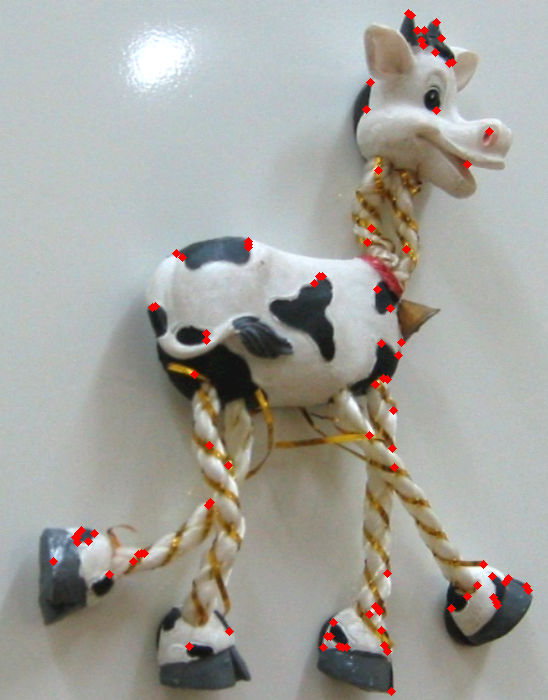
//> input picture harris/images/output/1/original.png, 548 x 700 px, given in place of harris_demo_1.png, which was not available
$ ./harris_demo   (built with g++ and OpenCV 4)
//> lines starting //> are read from the running program, lines starting //| are printed output that depends on the picture; pictures that were not available may be replaced by others from this repository, and a replacement may not be noted
//C++
#include <cmath>
#include <chrono>
#include <vector>
#include <cstdlib>
#include <iostream>
// opencv
#include <opencv2/core.hpp>
#include <opencv2/highgui.hpp>
#include <opencv2/imgproc.hpp>
// Eigen3
#include <Eigen/Core>
#include <Eigen/Dense>


namespace {
    // [12 lines left out: functions run, cv_info, not called in this run]

    void cv_show(const cv::Mat& one_image, const char* info="") {
        cv::imshow(info, one_image);
        cv::waitKey(0);
        cv::destroyAllWindows();
    }

    // [12 lines left out: functions make_pad, cv_concat, not called in this run]

    bool cv_write(const cv::Mat& source, const std::string save_path) {
        return cv::imwrite(save_path, source, std::vector<int>({cv::IMWRITE_PNG_COMPRESSION, 0}));
    }

    template<typename T>
    // [6 lines left out: function toint8, not called in this run]

    cv::Mat get_rotated(const cv::Mat& source, const int angle, const cv::Size& _size, const cv::Point2f& center) {
        cv::Mat rotated_image;
        cv::Mat rot_mat = cv::getRotationMatrix2D(center, angle, 1.0);
        cv::warpAffine(source, rotated_image, rot_mat, _size, cv::INTER_LINEAR);
        return rotated_image;
    }

    cv::Mat my_rotate(const cv::Mat& source) {
        const int H = source.rows;
        const int W = source.cols;
        cv::Mat res(W, H, CV_8UC3);
        for(int i = 0;i < H; ++i) {
            for(int j = 0;j < W; ++j) {
                res.at<cv::Vec3b>(W - 1 - j, i)[0] = source.at<cv::Vec3b>(i, j)[0];
                res.at<cv::Vec3b>(W - 1 - j, i)[1] = source.at<cv::Vec3b>(i, j)[1];
                res.at<cv::Vec3b>(W - 1 - j, i)[2] = source.at<cv::Vec3b>(i, j)[2];
            }
        }
        return res;
    }
    // 代码取自 https://blog.csdn.net/qq_34784753/article/details/69379135
    // [35 lines left out: functions generateGaussianNoise, add_gaussian_noise, not called in this run]

    // 画一下 harris 响应值的热力图, 可以参考之前何恺明去雾的那次代码
}


// 高斯模糊
// [34 lines left out: function gausssi_filter, not called in this run]


void box_filter(int* const source, double* const target, const int radius, const int H, const int W) {
    // 储存这一行的结果
    const int kernel_size = (radius << 1) + 1;
    std::vector<double> buffer(W);
    // 遍历前 kernel_size 行, 计算每一列的和
    for(int i = 0; i < kernel_size; ++i) {
        int* const row_ptr = source + i * W;
        for(int j = 0; j < W; ++j) buffer[j] += row_ptr[j];
    }
    // 计算剩下每一行的
    const int H2 = H - radius;
    const int W2 = W - 2 * radius;
    for(int i = radius;i < H2; ++i) {
        // 计算第一个位置的和
        double cur_sum = 0;
        for(int j = 0;j < kernel_size; ++j) cur_sum += buffer[j];
        // 记录这第一个位置的结果
        const int _beg = i * W + radius;
        target[_beg] = cur_sum;
        // 开始向右挪动
        for(int j = 1; j < W2; ++j) {
            cur_sum = cur_sum - buffer[j - 1] + buffer[j - 1 + kernel_size];
            target[_beg + j] = cur_sum;
        }
        // 这一行移动完毕, 换到下一行, 更新 buffer
        if(i != H2 - 1) {
            int* up_ptr = source + (i - radius) * W;
            int* down_ptr = source + (i + radius + 1) * W;
            for(int j = 0;j < W; ++j) buffer[j] = buffer[j] - up_ptr[j] + down_ptr[j];
        }
    }
    const int length = H * W;
    const int area = kernel_size * kernel_size;
    for(int i = 0;i < length; ++i) target[i] /= area;
}


// 给定图像 source, 计算 Ix^2, Iy^2, IxIy 的加权结果
std::tuple< std::vector<double>, std::vector<double>, std::vector<double> > compute_weighted_IxIy(
        const cv::Mat& source, const int radius=2, const bool use_gaussi=false) {
    // 获取图像信息
    const int H = source.rows;
    const int W = source.cols;
    const int length = H * W;
    // 先获取 x, y 两个方向上的梯度, 这里用的是 Sobel
    std::vector<int> gradients_x(length, 0);
    std::vector<int> gradients_y(length, 0);
    const int H_1 = H - 1, W_1 = W - 1;
    for(int i = 1; i < H_1; ++i) {
        const uchar* const row_ptr = source.data + i * W;
        int* const x_ptr = gradients_x.data() + i * W;
        int* const y_ptr = gradients_y.data() + i * W;
        for(int j = 1; j < W_1; ++j) {
            // 计算 Sobel 梯度
            x_ptr[j] = 2 * row_ptr[j + 1] + row_ptr[j + 1 + W] + row_ptr[j + 1 - W] - (2 * row_ptr[j - 1] + row_ptr[j - 1 + W] + row_ptr[j - 1 - W]);
            y_ptr[j] = 2 * row_ptr[j + W] + row_ptr[j + W + 1] + row_ptr[j + W - 1] - (2 * row_ptr[j - W] + row_ptr[j - W + 1] + row_ptr[j - W - 1]);
        }
    }
    // 计算 xx, yy, xy
    std::vector<int> gradients_xx(length, 0), gradients_yy(length, 0), gradients_xy(length, 0);
    for(int i = 0;i < length; ++i) gradients_xx[i] = gradients_x[i] * gradients_x[i];
    for(int i = 0;i < length; ++i) gradients_yy[i] = gradients_y[i] * gradients_y[i];
    for(int i = 0;i < length; ++i) gradients_xy[i] = gradients_x[i] * gradients_y[i];
    // 计算每一个点的加权之和, 先储存起来, 窗口函数可以是均值, 也可以是高斯加权
    std::vector<double> xx_sum(length, 0), yy_sum(length, 0), xy_sum(length, 0);
    const auto window_function = use_gaussi ? gausssi_filter : box_filter;
    window_function(gradients_xx.data(), xx_sum.data(), radius, H, W);
    window_function(gradients_yy.data(), yy_sum.data(), radius, H, W);
    window_function(gradients_xy.data(), xy_sum.data(), radius, H, W);

    return std::make_tuple(xx_sum, yy_sum, xy_sum);
}


using key_points_type = std::vector< std::tuple<double, int, int> >;
key_points_type harris_corner_detect(
        const cv::Mat& source,
        const int radius=2,
        const double alpha=0.04,
        const double threshold=1e5,
        const int point_num=-1,
        const bool use_gaussi=false) {
    if(source.channels() > 1) {
        std::cout << "只接收单通道灰度图的角点检测 !" << std::endl;
        return key_points_type();
    }
    // 获取图像信息
    const int H = source.rows;
    const int W = source.cols;
    const int length = H * W;
    // 计算 Ix, Iy, IxIy 的加权结果
    const auto gradients_info = compute_weighted_IxIy(source, radius, use_gaussi);
    // 开始计算每一个点的 harris 响应值
    std::vector<double> R(length, 0);
    const int H_radius = H - radius;
    const int W_radius = W - radius;
    for(int i = radius; i < H_radius; ++i) {
        const double* const xx = std::get<0>(gradients_info).data() + i * W;
        const double* const yy = std::get<1>(gradients_info).data() + i * W;
        const double* const xy = std::get<2>(gradients_info).data() + i * W;
        double* const res_ptr = R.data() + i * W;
        for(int j = radius; j < W_radius; ++j) {
            // 计算这个点所在窗口的加权和
            const double A = xx[j] / 255;
            const double B = yy[j] / 255;
            const double C = xy[j] / 255;
            // 计算 λ1 和 λ2
            const double det = A * B - C * C;
            const double trace = A + B;
            res_ptr[j] = det - alpha * (trace * trace);
        }
    }
    // 在这里看看边缘
    int new_threshold;
    while (std::cin >> new_threshold) {
        cv::Mat display = source.clone();
        for(int i = 0;i < length; ++i) {
            if(R[i] < -new_threshold) {
                cv::circle(display, cv::Point(i % W, i / W), 2, cv::Scalar(0, 0, 255), 1);
            }
        }
        cv_show(display);
    }
    // 准备一个结果
    key_points_type detection;
    // 需要进行局部非极大化抑制
    const int H_1 = H - 1, W_1 = W - 1;
    for(int i = 1; i < H_1; ++i) {
        double* row_ptr = R.data() + i * W;
        for(int j = 1; j < W_1; ++j) {
            const double center = row_ptr[j];
            if(center > threshold) {
                if(center > row_ptr[j - 1] and center > row_ptr[j + 1] and
                   center > row_ptr[j - 1 - W] and center > row_ptr[j - W] and center > row_ptr[j + 1 - W] and
                   center > row_ptr[j - 1 + W] and center > row_ptr[j + W] and center > row_ptr[j + 1 + W])
                    detection.emplace_back(center, i, j);
            }
        }
    }
    // 取前 point_sum 个
    if(point_num > 0 and detection.size() > point_num) {
        // 按照响应值大小排序
        std::sort(detection.begin(), detection.end());
        std::reverse(detection.begin(), detection.end());
        detection.erase(detection.begin() + point_num, detection.end());
        detection.shrink_to_fit();
    }
    std::cout << "收集到  " << detection.size() << " 个角点 " << std::endl;
    return detection;
}


// Shi - Tomasi 的角点检测
// [58 lines left out: function shi_tomasi_corner_detect, not called in this run]


void demo_1() {
    const std::string save_dir("./images/output/1/");
    std::string origin_path("../images/detail/harris_demo_1.png"); // harris_demo_1.png
    const auto origin_image = cv::imread(origin_path);
//> origin_image is the input picture: 700 rows x 548 cols, CV_8UC3; mean B, G, R 157.3, 163.2, 163.8
    if(origin_image.empty()) {
        std::cout << "读取图像 " << origin_path << " 失败 !" << std::endl;
        return;
    }
    // 转成灰度图
    cv::Mat origin_gray;
    cv::cvtColor(origin_image, origin_gray, cv::COLOR_BGR2GRAY);
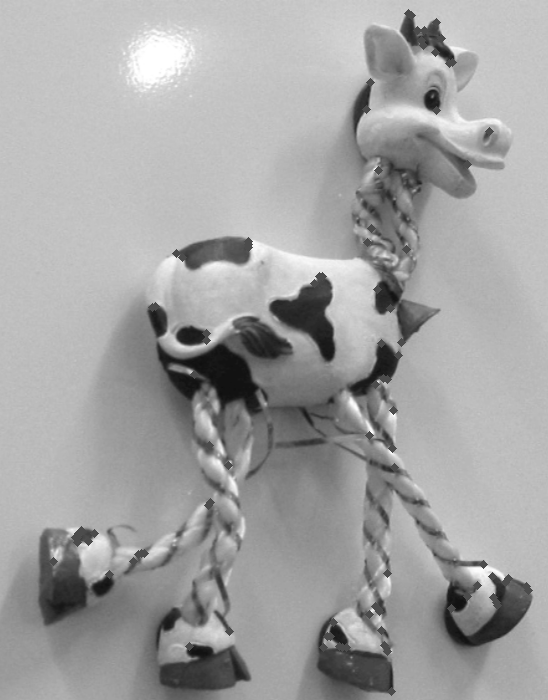
//> origin_gray: 700 rows x 548 cols, CV_8UC1; min 14, max 255, mean 162.7

    // 写一个展示用的函数
    auto show_harris = [](const cv::Mat& source, const key_points_type& harris_result, const std::string save_name, const int radius=2, const int thickness=4)
            -> void {
        // 画出来
        cv::Mat display = source.clone();
        for(const auto& item : harris_result)
            cv::circle(display, cv::Point(std::get<2>(item), std::get<1>(item)), radius, cv::Scalar(0, 0, 255), thickness);
        // 展示
        cv_show(display);
        cv_write(display, save_name);
    };

    // 检测 Harris 角点
    auto harris_result = harris_corner_detect(origin_gray, 2, 0.04, 4e3, 0);
//| 收集到  157 个角点
//> harris_result = 157 items
    show_harris(origin_image, harris_result, save_dir + "original.png");
//> in cv_show, `cv::imshow(info, one_image);`:
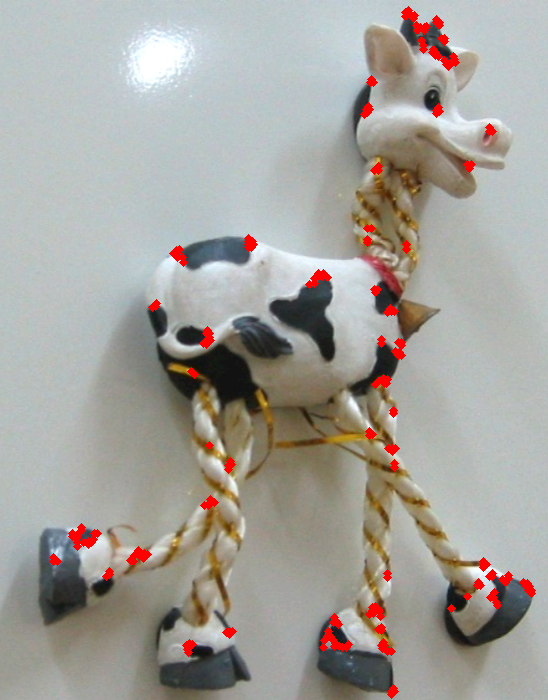
//> window '': 700 rows x 548 cols, CV_8UC3; mean B, G, R 155.8, 161.6, 164.6
    const int best_size = harris_result.size();
//> best_size = 157

    // 增大局部窗口的半径
    harris_result = harris_corner_detect(origin_gray, 5, 0.04, 4e3, 0);
//| 收集到  70 个角点
    show_harris(origin_image, harris_result, save_dir + "original_radius.png");

    // 增加参数 α
    harris_result = harris_corner_detect(origin_gray, 2, 0.06, 4e3, 0);
//| 收集到  148 个角点
    show_harris(origin_image, harris_result, save_dir + "original_alpha.png");

    // 证明对亮度或对比度改变的影响
    cv::Mat darken_image = 0.5 * origin_image, darken_gray;
    darken_image.convertTo(darken_image, CV_8UC3);
    cv::cvtColor(darken_image, darken_gray, cv::COLOR_BGR2GRAY);
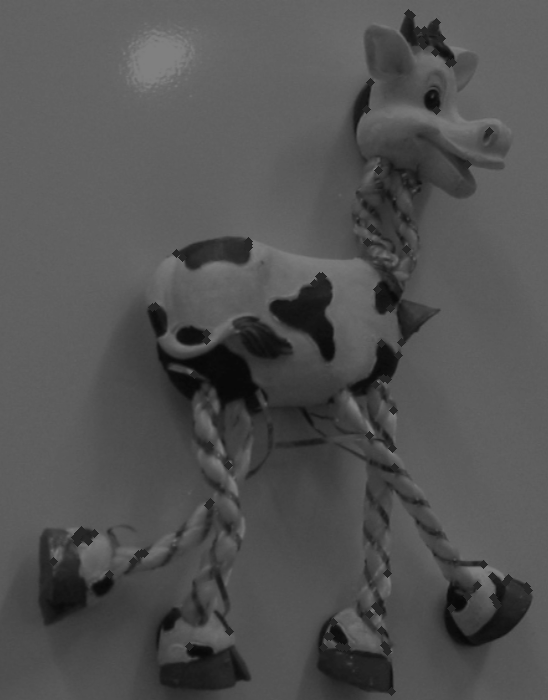
//> darken_gray: 700 rows x 548 cols, CV_8UC1; min 7, max 128, mean 81.3
    harris_result = harris_corner_detect(darken_gray, 2, 0.04, 2e2, best_size);
//| 收集到  157 个角点
    show_harris(darken_image, harris_result, save_dir + "darken.png");
    cv::Mat darken_image_2 = origin_image - 50, darken_gray_2;
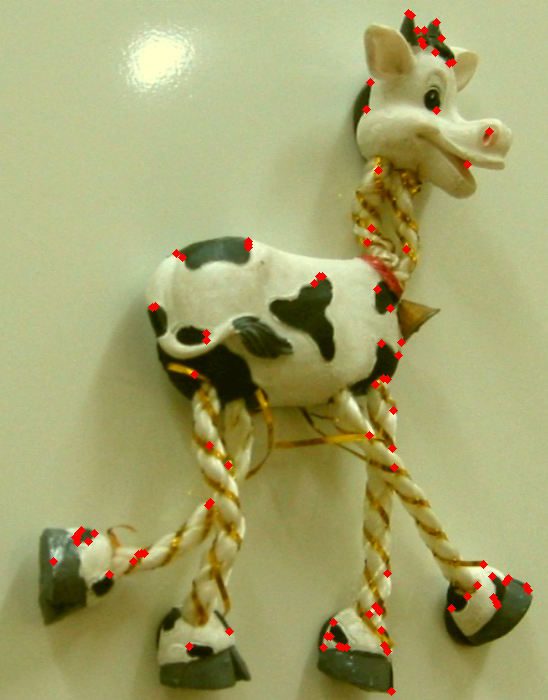
//> darken_image_2: 700 rows x 548 cols, CV_8UC3; mean B, G, R 108.6, 163.2, 163.8
    darken_image_2.convertTo(darken_image_2, CV_8UC3);
    cv::cvtColor(darken_image, darken_gray_2, cv::COLOR_BGR2GRAY);
    harris_result = harris_corner_detect(darken_gray_2, 2, 0.04, 2e2, best_size);
//| 收集到  157 个角点
    show_harris(darken_image_2, harris_result, save_dir + "darken_2.png");


    // 证明旋转不变性
    const auto my_rotated_image = my_rotate(origin_image);
//> after the loop in my_rotate, `for(int i = 0;i < H; ++i)`:
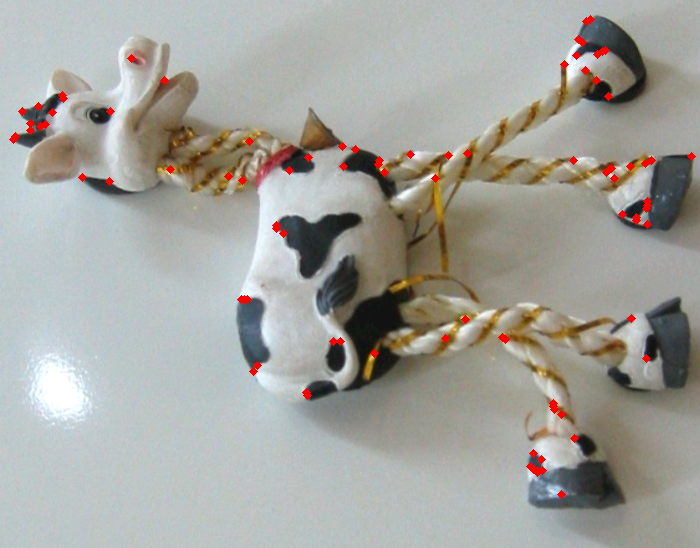
//> res: 548 rows x 700 cols, CV_8UC3; mean B, G, R 157.3, 163.2, 163.8
    cv::Mat my_rotated_gray;
    cv::cvtColor(my_rotated_image, my_rotated_gray, cv::COLOR_BGR2GRAY);
    harris_result = harris_corner_detect(my_rotated_gray, 2, 0.04, 4e3, 0);
//| 收集到  157 个角点
    show_harris(my_rotated_image, harris_result, save_dir + "rotated_1.png");
    // 内容有损的旋转
    const int H = origin_image.rows;
    const int W = origin_image.cols;
    const auto rotated_image = get_rotated(origin_image, 45, cv::Size(W, H), cv::Point2f(W / 2, H / 2));
    cv::Mat rotated_gray;
    cv::cvtColor(rotated_image, rotated_gray, cv::COLOR_BGR2GRAY);
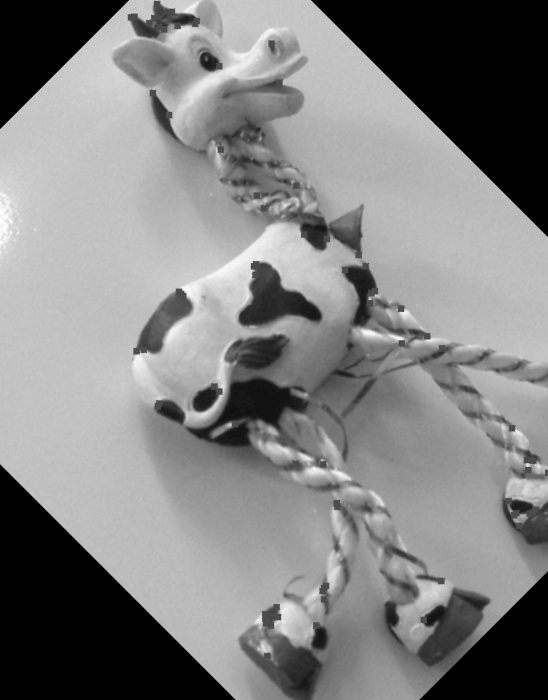
//> rotated_gray: 700 rows x 548 cols, CV_8UC1; min 0, max 255, mean 129.9
    harris_result = harris_corner_detect(rotated_gray, 2, 0.04, 4e3, 0);
//| 收集到  115 个角点
    show_harris(rotated_image, harris_result, save_dir + "rotated_2.png");
//> in cv_show (call 7), `cv::imshow(info, one_image);`:
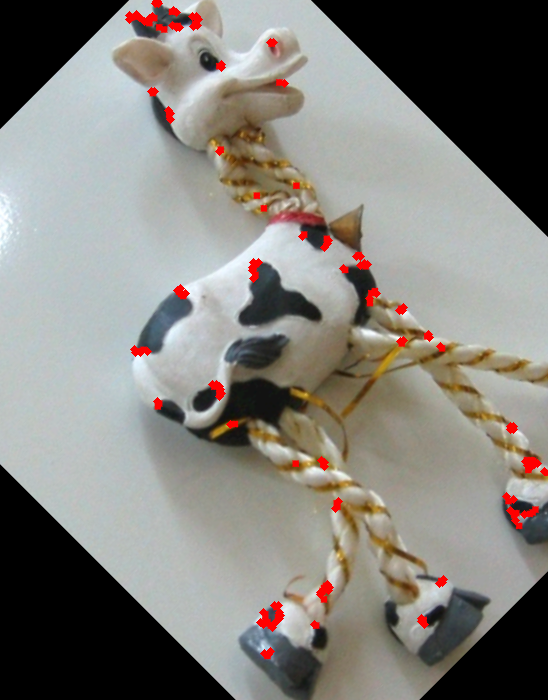
//> window '': 700 rows x 548 cols, CV_8UC3; mean B, G, R 123.8, 129.2, 131.9

    // 镜像
    cv::Mat flipped_image, flipped_gray;
    cv::flip(origin_image, flipped_image, 1);
    cv::cvtColor(flipped_image, flipped_gray, cv::COLOR_BGR2GRAY);
    harris_result = harris_corner_detect(flipped_gray, 2, 0.04, 4e3, 0);
    show_harris(flipped_image, harris_result, save_dir + "flip_1.png");

    // 证明不满足 尺度不变性
    cv::Mat resized_image, resized_gray;
    cv::resize(origin_image, resized_image, cv::Size(W / 8, H / 8));
    cv::cvtColor(resized_image, resized_gray, cv::COLOR_BGR2GRAY);
    harris_result = harris_corner_detect(resized_gray, 2, 0.04, 4e3, 0);
    show_harris(resized_image, harris_result, save_dir + "scaled.png", 1, 1);

    // 考虑抗噪性
    const auto noise_image = add_gaussian_noise(origin_image);
    cv::Mat noise_gray;
    cv::cvtColor(noise_image, noise_gray, cv::COLOR_BGR2GRAY);
    harris_result = harris_corner_detect(noise_gray, 2, 0.04, 4e3, 0);
    show_harris(noise_image, harris_result, save_dir + "noisy.png");

    // Shi-Tomasi 角点检测方法
    harris_result = shi_tomasi_corner_detect(origin_gray, 2, 30, best_size);
    show_harris(origin_image, harris_result, save_dir + "shi_tomasi.png");


    // Harris 检测边缘 ????

}


int main() {
    std::cout << "opencv  :  " << CV_VERSION << std::endl;

    // Laplace 检测边缘
    demo_1();

    return 0;
}
